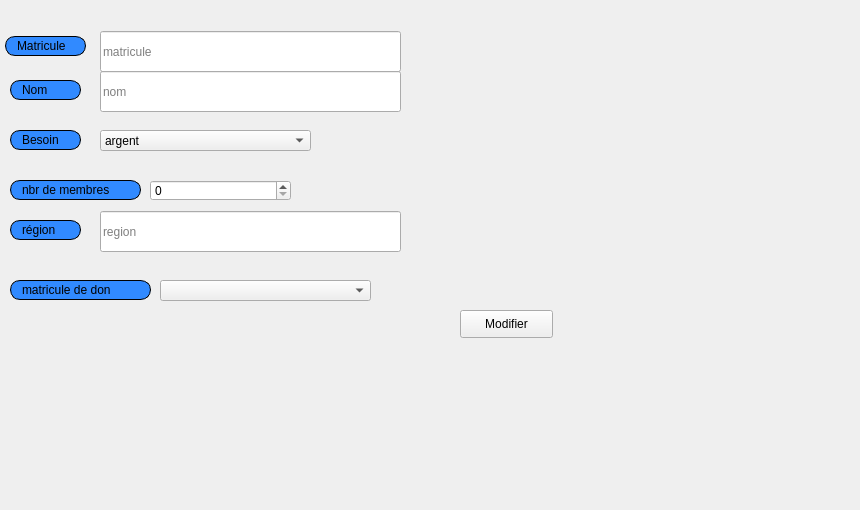
     <widget class="QWidget" name="tab_9">
      <attribute name="title">
       <string>Modifier</string>
      </attribute>
      <widget class="QLabel" name="label_27">
       <property name="geometry">
        <rect>
         <x>-60</x>
         <y>-30</y>
         <width>851</width>
         <height>501</height>
        </rect>
       </property>
       <property name="text">
        <string/>
       </property>
       <property name="pixmap">
        <pixmap resource="ressources.qrc">:/images/img/imf.jpg</pixmap>
       </property>
       <property name="scaledContents">
        <bool>true</bool>
       </property>
      </widget>
      <widget class="QLabel" name="label_18">
       <property name="geometry">
        <rect>
         <x>10</x>
         <y>130</y>
         <width>71</width>
         <height>20</height>
        </rect>
       </property>
       <property name="styleSheet">
        <string notr="true">border: 1px solid black;
border-radius: 10px;
padding: 0 8px;
background: #318aff;
font: bold, &quot;Arial&quot;;;
text-align:center;</string>
       </property>
       <property name="text">
        <string>Besoin</string>
       </property>
      </widget>
      <widget class="QLabel" name="label_17">
       <property name="geometry">
        <rect>
         <x>10</x>
         <y>80</y>
         <width>71</width>
         <height>20</height>
        </rect>
       </property>
       <property name="styleSheet">
        <string notr="true">border: 1px solid black;
border-radius: 10px;
padding: 0 8px;
background: #318aff;
font: bold, &quot;Arial&quot;;;
text-align:center;</string>
       </property>
       <property name="text">
        <string>Nom</string>
       </property>
      </widget>
      <widget class="QLabel" name="label_38">
       <property name="geometry">
        <rect>
         <x>10</x>
         <y>280</y>
         <width>141</width>
         <height>20</height>
        </rect>
       </property>
       <property name="styleSheet">
        <string notr="true">border: 1px solid black;
border-radius: 10px;
padding: 0 8px;
background: #318aff;
font: bold, &quot;Arial&quot;;;
text-align:center;</string>
       </property>
       <property name="text">
        <string>matricule de don</string>
       </property>
      </widget>
      <widget class="QComboBox" name="id_don_modifier_famille">
       <property name="geometry">
        <rect>
         <x>160</x>
         <y>280</y>
         <width>211</width>
         <height>21</height>
        </rect>
       </property>
      </widget>
      <widget class="QComboBox" name="besoin_modifier_famille">
       <property name="geometry">
        <rect>
         <x>100</x>
         <y>130</y>
         <width>211</width>
         <height>21</height>
        </rect>
       </property>
       <item>
        <property name="text">
         <string>argent</string>
        </property>
       </item>
       <item>
        <property name="text">
         <string>vetements</string>
        </property>
       </item>
       <item>
        <property name="text">
         <string>nourriture</string>
        </property>
       </item>
      </widget>
      <widget class="QSpinBox" name="nombre_modifier_famille">
       <property name="geometry">
        <rect>
         <x>150</x>
         <y>180</y>
         <width>141</width>
         <height>21</height>
        </rect>
       </property>
      </widget>
      <widget class="QLineEdit" name="region_modifier_famille">
       <property name="geometry">
        <rect>
         <x>100</x>
         <y>211</y>
         <width>301</width>
         <height>41</height>
        </rect>
       </property>
       <property name="placeholderText">
        <string>region</string>
       </property>
      </widget>
      <widget class="QLineEdit" name="nom_modifier_famille">
       <property name="geometry">
        <rect>
         <x>100</x>
         <y>71</y>
         <width>301</width>
         <height>41</height>
        </rect>
       </property>
       <property name="placeholderText">
        <string>nom</string>
       </property>
      </widget>
      <widget class="QLineEdit" name="matricule_modifier_famille">
       <property name="geometry">
        <rect>
         <x>100</x>
         <y>31</y>
         <width>301</width>
         <height>41</height>
        </rect>
       </property>
       <property name="placeholderText">
        <string>matricule</string>
       </property>
      </widget>
      <widget class="QLabel" name="label_36">
       <property name="geometry">
        <rect>
         <x>10</x>
         <y>220</y>
         <width>71</width>
         <height>20</height>
        </rect>
       </property>
       <property name="styleSheet">
        <string notr="true">border: 1px solid black;
border-radius: 10px;
padding: 0 8px;
background: #318aff;
font: bold, &quot;Arial&quot;;;
text-align:center;</string>
       </property>
       <property name="text">
        <string>région</string>
       </property>
      </widget>
      <widget class="QLabel" name="label_16">
       <property name="geometry">
        <rect>
         <x>5</x>
         <y>36</y>
         <width>81</width>
         <height>20</height>
        </rect>
       </property>
       <property name="styleSheet">
        <string notr="true">border: 1px solid black;
border-radius: 10px;
padding: 0 8px;
background: #318aff;
font: bold, &quot;Arial&quot;;;
text-align:center;</string>
       </property>
       <property name="text">
        <string>Matricule</string>
       </property>
      </widget>
      <widget class="QLabel" name="label_37">
       <property name="geometry">
        <rect>
         <x>10</x>
         <y>180</y>
         <width>131</width>
         <height>20</height>
        </rect>
       </property>
       <property name="styleSheet">
        <string notr="true">border: 1px solid black;
border-radius: 10px;
padding: 0 8px;
background: #318aff;
font: bold, &quot;Arial&quot;;;
text-align:center;</string>
       </property>
       <property name="text">
        <string>nbr de membres</string>
       </property>
      </widget>
      <widget class="QPushButton" name="modifier_famille">
       <property name="geometry">
        <rect>
         <x>460</x>
         <y>310</y>
         <width>93</width>
         <height>28</height>
        </rect>
       </property>
       <property name="styleSheet">
        <string notr="true">#modifier_famille{
font: bold, &quot;Arial&quot;;;     background-color: qlineargradient(x1: 0, y1: 0, x2: 0, y2: 1,
                                       stop: 0 #dadbde, stop: 1 #f6f7fa);
}
#modifier_famille:pressed {
font: bold, &quot;Arial&quot;;;     background-color: qlineargradient(x1: 0, y1: 0, x2: 0, y2: 1,
                                       stop: 0 #dadbde, stop: 1 #fff07b);}
</string>
       </property>
       <property name="text">
        <string>Modifier</string>
       </property>
       <property name="icon">
        <iconset resource="ressources.qrc">
         <normaloff>:/images/img/B.png</normaloff>:/images/img/B.png</iconset>
       </property>
      </widget>
     </widget>
